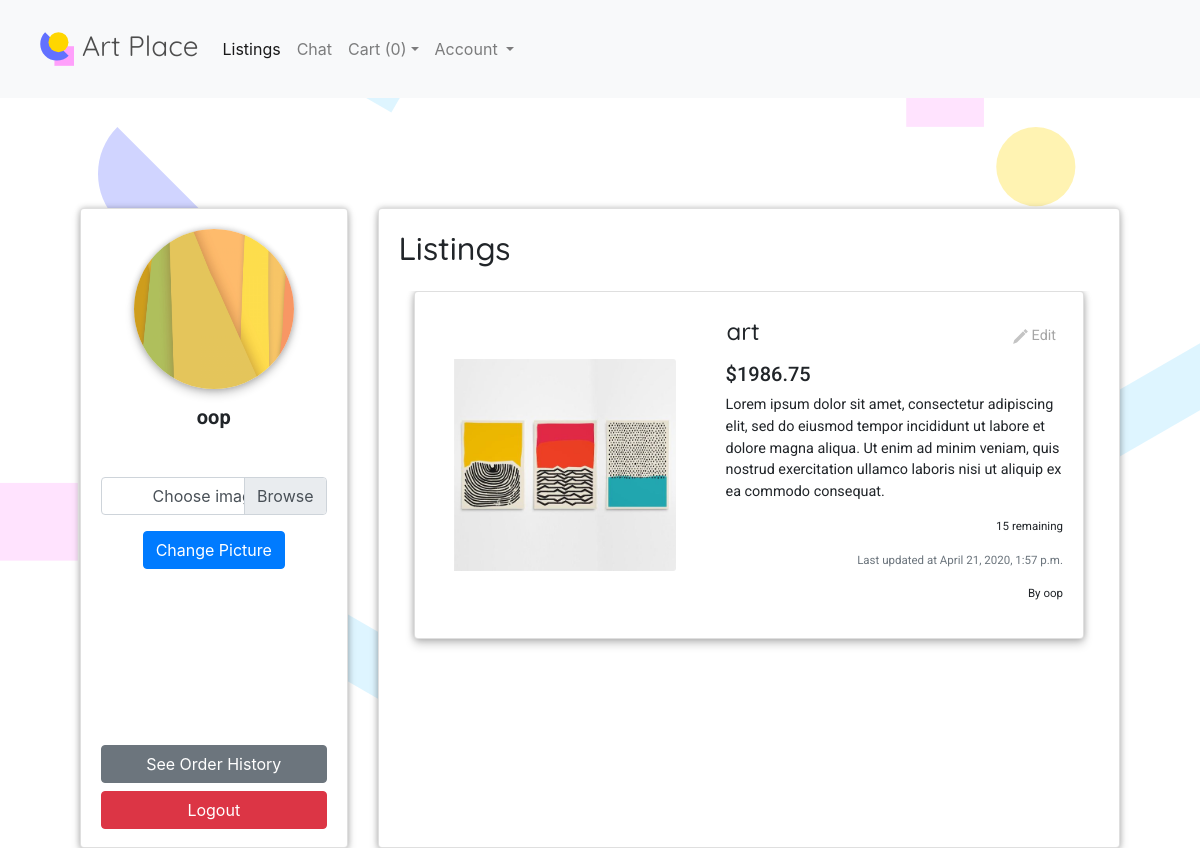
/account/ (signed in), run on an earlier commit of the app's database.
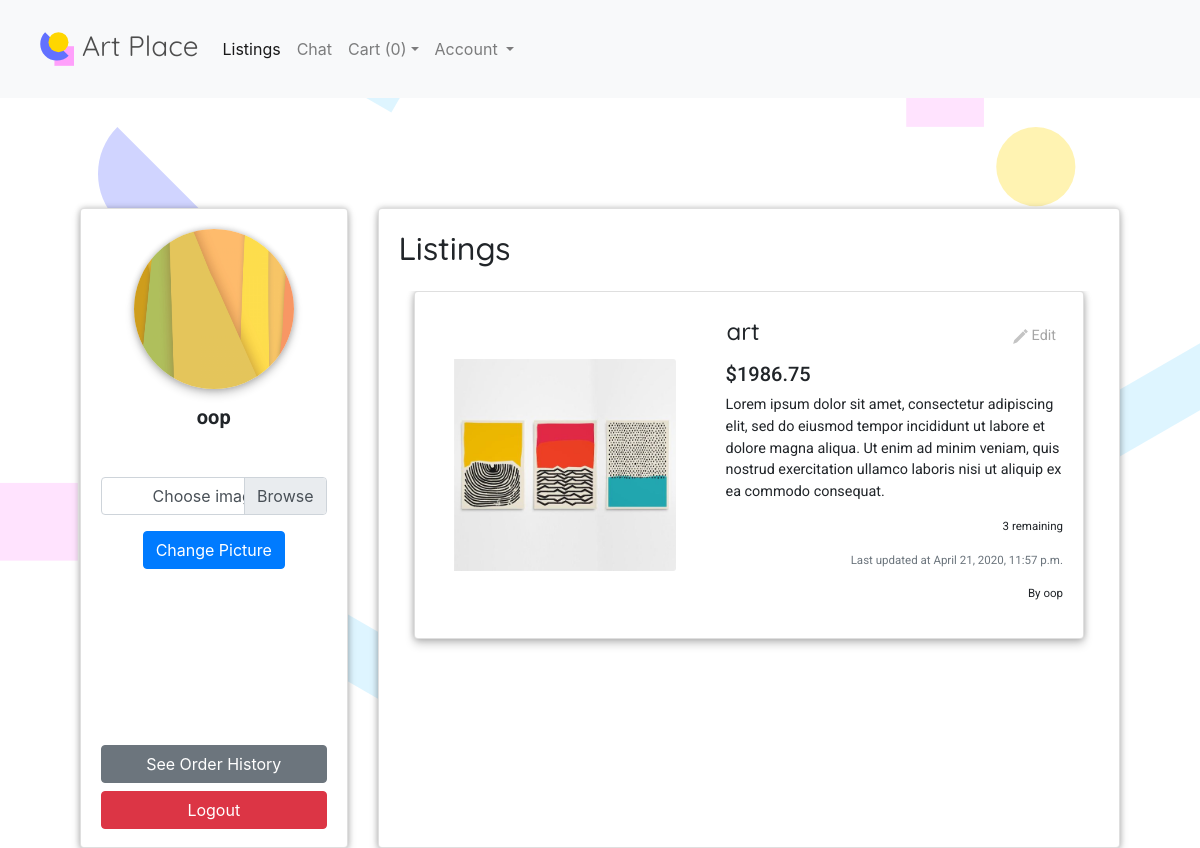
And on a later commit of the database.
### account/models.py (models this page shows)
class Account(models.Model):
	username = models.CharField(max_length=100, default="delete")
	user = models.OneToOneField(User, on_delete=models.CASCADE)
	picture = models.CharField(max_length=256, null=True)

### listing/models.py (models this page shows, shortened)
class Listing(models.Model):
    author = models.ForeignKey(settings.AUTH_USER_MODEL, on_delete=models.CASCADE)
    title = models.CharField(max_length=256)
    file_path = models.CharField(max_length=256, null=True)
    text = models.TextField()
    price = models.DecimalField(max_digits=8, decimal_places=2, null=True)
    inventory = models.IntegerField(null=True)
    publish_date = models.DateTimeField(default=timezone.now)
    edit_date = models.DateTimeField(blank=True, null=True)

### account/views.py (the view)
# urls.py: path('', views.profile, name='account'),
@login_required
def profile(request):
    context = {}
    context['user'] = request.user
    context['account'] = Account.objects.get(user=request.user)
    context['my_listings'] = Listing.objects.filter(author=request.user)
    if request.method == "POST":
        file = request.FILES['profile-picture']
        default_storage.save(file.name, file)
        account = Account.objects.get(user=request.user)
        account.picture = file.name
        account.save()
        return redirect('/account')
    else:
        return render(request, 'account/profile.html', context)

### account/templates/account/profile.html (shortened to what this page needs)
{% include "finalApp/header.html" %}
{% load static %}
<div class="card-deck custom-deck">
  <div class="card profile-card">
    <div class="card-body">
    <center>
      <img src="{% static 'images/'|add:account.picture %}" style="margin-bottom: 1rem;" class="img-responsive center-img profile-image" alt="..." >
      <h5><b>{{user}}</b></h5>
        <form action="" method="post" style="margin-top: 3rem;" enctype="multipart/form-data">
        <div class="custom-file">
          <label class="custom-file-label" for="image">Choose image...</label>
        </div>
        <button type="submit" class="btn btn-primary" style="margin-top: 1rem;">Change Picture</button>
      </form>
      <div class="profile-bottom">
      <button type="button" onclick="location.href='/account/history'" class="btn btn-secondary btn-block">See Order History</button>
      <button type="button" onclick="location.href='/account/logout'" class="btn btn-danger btn-block">Logout</button>
      </div>
    </center>
    </div>
  </div>
  <div class="card profile-card profile-card-account">
    <div class="card-body">
      <h2 class="card-title" style="margin-bottom: 1.5rem;">Listings</h2>
      <div class="profile-listings">
          {% for l in my_listings %}
          <div class="card mb-3 custom-card">
          <div class="row" >
            <div class="col-md-5 listing-img">
              <img src="{% static 'images/'|add:l.file_path %}" class="img-responsive center-img card-img custom-img " alt="..." >
            </div>
            <div class="col-md-7">
              <div class="card-body">
                 <table width = "100%">
                    <tr>
                      <td>
                        <h4 class="card-title">{{l.title}}</h4>
                      </td>
                      <td>
                        <p align="right">
                          <button align = "right" onclick="location.href = '/listing/edit/{{l.id}}';" type="button" class="edit-button" >
                            <img src="{% static 'images/edit.svg' %}" height="15rem">
                            Edit
                          </button>
                        </p>
                      </td>
                    </tr>
                  </table>
                 <h5 class="card-price" align="left">${{l.price}}</h5>
                  <p class="card-text" align="left">{{l.text}}</p>
                  {% if l.inventory > 0 %}
                  <p align = "right" ><small class="text-text">{{l.inventory}} remaining</small></p>
                  {% else %}
                  <p align = "right" ><small class="text-text" style="color:red">{{l.inventory}} remaining</small></p>
                  {% endif %}
                  <p align = "right" ><small class="text-muted">Last updated at {{l.edit_date}}</small></p>
                  <p class="card-author" align = "right"><small class="text-text">By {{l.author}}</small></p>
              </div>
            </div>
          </div>
        </div>
        {% endfor %}
      </div>
    </div>
  </div>
</div>

### finalApp/templates/finalApp/header.html (shortened to what this page needs)
{% load static %}
<html>
    <head>
         <link rel="stylesheet" type="text/css"  href="{% static 'css/finalApp.css' %}" />
        <link rel="stylesheet" href="https://stackpath.bootstrapcdn.com/bootstrap/4.4.1/css/bootstrap.min.css">
    </head>
    <body onload = "loadCart()">
        <nav class="navbar sticky-top navbar-expand-lg navbar-light bg-light header-content" >
        <a class="header-text" href="/"><img src="{% static 'images/favicon.svg' %}" width="50" height="50" class="d-inline-block align-middle" alt="" style="padding: 0.5rem">Art Place</a>
        <div class="collapse navbar-collapse" id="navbarNav">
            <ul class="navbar-nav">
                <li class="nav-item active">
                    <a class="nav-link" href="/">Listings <span class="sr-only">(current)</span></a>
                </li>
                <li class="nav-item">
                    <a class="nav-link" href="/chat">Chat</a>
                </li>
                <li class="nav-item dropdown" id = "cartList">
                    <a class="nav-link dropdown-toggle" href="/" id="cart" role="button" data-toggle="dropdown" aria-haspopup="true" aria-expanded="false" id = "cart">Cart (0)</a>
                </li>
                <li class="nav-item dropdown">
                    <a class="nav-link dropdown-toggle" href="/" id="navbarDropdownMenuLink" role="button" data-toggle="dropdown" aria-haspopup="true" aria-expanded="false">
                        Account
                    </a>
                </li>
            </ul>
        </div>
    </nav>
    </body>
</html>

### finalApp/static/css/finalApp.css (style rules this page uses)
body { background: url(bg.svg); background-repeat: repeat; background-size: contain; background-attachment: fixed; background-position: center center; font-family: 'Lato', sans-serif; color: #333333; }
h2 { font-family: 'Quicksand', sans-serif; }
.header-text { font-family: 'Quicksand', sans-serif; font-size: 1.75rem; color: #4d4d4d; padding: 1rem; }
h4 { font-family: 'Quicksand', sans-serif; font-size: 1.5rem; }
h5 { font-family: 'Roboto'; font-size: 1.5rem; font-weight: bold; }
small { font-size: 0.8rem; }
p { font-family: 'Roboto', sans-serif; font-size: 0.90rem; }
ul { list-style-type: none; margin: 0; padding: 0; }
.header-content { padding: 20px; margin-bottom:30px; display: flex; justify-content: space-between; background-color: #e9e9e9; color: black; }
.custom-card { max-width: 100%; box-shadow: 0px 0px 6px 0 rgba(0, 0, 0, 0.24), 0px 5px 10px 0 rgba(0, 0, 0, 0.19); }
.custom-img { height:auto; width:90%; padding-left: 15% }
.listing-img { align-items: center; display: flex; flex-wrap: wrap; padding: 1rem; }
.btn { border-radius: 40px; padding-right:20px; padding-left:20px; }
.custom-deck { padding-left: 5rem; padding-right: 5rem; }
.profile-card { margin-top: 5rem; max-width: 25%; height: 40rem; box-shadow: 0px 0px 6px 0 rgba(0, 0, 0, 0.24), 0px 5px 10px 0 rgba(0, 0, 0, 0.19); }
.profile-card-account { max-width:100%; }
.profile-image { display: inline-block; width: 10rem; height: 10rem; border-radius: 50%; box-shadow: 0px 0px 6px 0 rgba(0, 0, 0, 0.24), 0px 5px 10px 0 rgba(0, 0, 0, 0.19); background-repeat: no-repeat; background-position: center center; background-size: cover; }
.profile-bottom { margin-top:11rem; }
.profile-listings { overflow-y: scroll; height:540px; }
.edit-button { background: none; border: none; color: #A6A6A6; font-weight: medium bold; font-size: 0.9rem; line-height: 1; padding-top: 1rem; }

What changed in the data, as far as the page shows it:
changed Listing "art": inventory "15" → "3"; edit_date "April 21, 2020, 1:57 p.m." → "April 21, 2020, 11:57 p.m."
